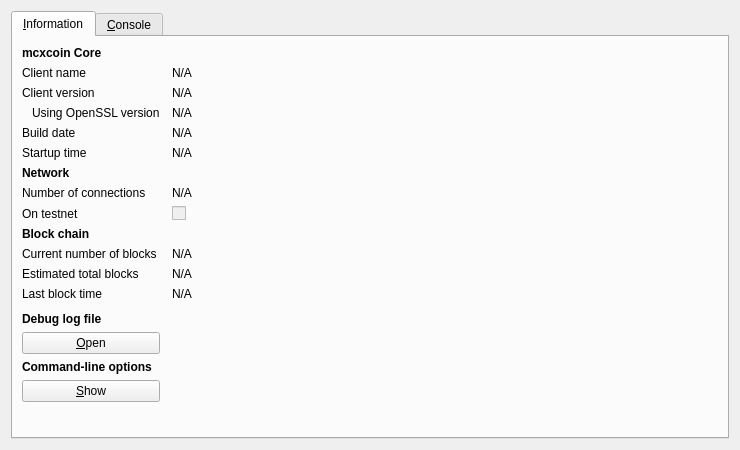
<?xml version="1.0" encoding="UTF-8"?>
<ui version="4.0">
 <class>RPCConsole</class>
 <widget class="QDialog" name="RPCConsole">
  <property name="geometry">
   <rect>
    <x>0</x>
    <y>0</y>
    <width>740</width>
    <height>450</height>
   </rect>
  </property>
  <property name="windowTitle">
   <string>mcxcoin - Debug window</string>
  </property>
  <property name="styleSheet">
   <string notr="true">background-image: url(:/images/gr);</string>
  </property>
  <layout class="QVBoxLayout" name="verticalLayout_2">
   <item>
    <widget class="QTabWidget" name="tabWidget">
     <property name="currentIndex">
      <number>0</number>
     </property>
     <widget class="QWidget" name="tab_info">
      <attribute name="title">
       <string>&amp;Information</string>
      </attribute>
      <layout class="QGridLayout" name="gridLayout" columnstretch="0,1">
       <property name="horizontalSpacing">
        <number>12</number>
       </property>
       <item row="0" column="0">
        <widget class="QLabel" name="label_9">
         <property name="font">
          <font>
           <weight>75</weight>
           <bold>true</bold>
          </font>
         </property>
         <property name="text">
          <string>mcxcoin Core</string>
         </property>
        </widget>
       </item>
       <item row="1" column="0">
        <widget class="QLabel" name="label_5">
         <property name="text">
          <string>Client name</string>
         </property>
        </widget>
       </item>
       <item row="1" column="1">
        <widget class="QLabel" name="clientName">
         <property name="cursor">
          <cursorShape>IBeamCursor</cursorShape>
         </property>
         <property name="text">
          <string>N/A</string>
         </property>
         <property name="textFormat">
          <enum>Qt::PlainText</enum>
         </property>
         <property name="textInteractionFlags">
          <set>Qt::LinksAccessibleByMouse|Qt::TextSelectableByKeyboard|Qt::TextSelectableByMouse</set>
         </property>
        </widget>
       </item>
       <item row="2" column="0">
        <widget class="QLabel" name="label_6">
         <property name="text">
          <string>Client version</string>
         </property>
        </widget>
       </item>
       <item row="2" column="1">
        <widget class="QLabel" name="clientVersion">
         <property name="cursor">
          <cursorShape>IBeamCursor</cursorShape>
         </property>
         <property name="text">
          <string>N/A</string>
         </property>
         <property name="textFormat">
          <enum>Qt::PlainText</enum>
         </property>
         <property name="textInteractionFlags">
          <set>Qt::LinksAccessibleByMouse|Qt::TextSelectableByKeyboard|Qt::TextSelectableByMouse</set>
         </property>
        </widget>
       </item>
       <item row="3" column="0">
        <widget class="QLabel" name="label_14">
         <property name="text">
          <string>Using OpenSSL version</string>
         </property>
         <property name="indent">
          <number>10</number>
         </property>
        </widget>
       </item>
       <item row="3" column="1">
        <widget class="QLabel" name="openSSLVersion">
         <property name="cursor">
          <cursorShape>IBeamCursor</cursorShape>
         </property>
         <property name="text">
          <string>N/A</string>
         </property>
         <property name="textFormat">
          <enum>Qt::PlainText</enum>
         </property>
         <property name="textInteractionFlags">
          <set>Qt::LinksAccessibleByMouse|Qt::TextSelectableByKeyboard|Qt::TextSelectableByMouse</set>
         </property>
        </widget>
       </item>
       <item row="4" column="0">
        <widget class="QLabel" name="label_12">
         <property name="text">
          <string>Build date</string>
         </property>
        </widget>
       </item>
       <item row="4" column="1">
        <widget class="QLabel" name="buildDate">
         <property name="cursor">
          <cursorShape>IBeamCursor</cursorShape>
         </property>
         <property name="text">
          <string>N/A</string>
         </property>
         <property name="textFormat">
          <enum>Qt::PlainText</enum>
         </property>
         <property name="textInteractionFlags">
          <set>Qt::LinksAccessibleByMouse|Qt::TextSelectableByKeyboard|Qt::TextSelectableByMouse</set>
         </property>
        </widget>
       </item>
       <item row="5" column="0">
        <widget class="QLabel" name="label_13">
         <property name="text">
          <string>Startup time</string>
         </property>
        </widget>
       </item>
       <item row="5" column="1">
        <widget class="QLabel" name="startupTime">
         <property name="cursor">
          <cursorShape>IBeamCursor</cursorShape>
         </property>
         <property name="text">
          <string>N/A</string>
         </property>
         <property name="textFormat">
          <enum>Qt::PlainText</enum>
         </property>
         <property name="textInteractionFlags">
          <set>Qt::LinksAccessibleByMouse|Qt::TextSelectableByKeyboard|Qt::TextSelectableByMouse</set>
         </property>
        </widget>
       </item>
       <item row="6" column="0">
        <widget class="QLabel" name="label_11">
         <property name="font">
          <font>
           <weight>75</weight>
           <bold>true</bold>
          </font>
         </property>
         <property name="text">
          <string>Network</string>
         </property>
        </widget>
       </item>
       <item row="7" column="0">
        <widget class="QLabel" name="label_7">
         <property name="text">
          <string>Number of connections</string>
         </property>
        </widget>
       </item>
       <item row="7" column="1">
        <widget class="QLabel" name="numberOfConnections">
         <property name="cursor">
          <cursorShape>IBeamCursor</cursorShape>
         </property>
         <property name="text">
          <string>N/A</string>
         </property>
         <property name="textFormat">
          <enum>Qt::PlainText</enum>
         </property>
         <property name="textInteractionFlags">
          <set>Qt::LinksAccessibleByMouse|Qt::TextSelectableByKeyboard|Qt::TextSelectableByMouse</set>
         </property>
        </widget>
       </item>
       <item row="8" column="0">
        <widget class="QLabel" name="label_8">
         <property name="text">
          <string>On testnet</string>
         </property>
        </widget>
       </item>
       <item row="8" column="1">
        <widget class="QCheckBox" name="isTestNet">
         <property name="enabled">
          <bool>false</bool>
         </property>
         <property name="text">
          <string/>
         </property>
        </widget>
       </item>
       <item row="9" column="0">
        <widget class="QLabel" name="label_10">
         <property name="font">
          <font>
           <weight>75</weight>
           <bold>true</bold>
          </font>
         </property>
         <property name="text">
          <string>Block chain</string>
         </property>
        </widget>
       </item>
       <item row="10" column="0">
        <widget class="QLabel" name="label_3">
         <property name="text">
          <string>Current number of blocks</string>
         </property>
        </widget>
       </item>
       <item row="10" column="1">
        <widget class="QLabel" name="numberOfBlocks">
         <property name="cursor">
          <cursorShape>IBeamCursor</cursorShape>
         </property>
         <property name="text">
          <string>N/A</string>
         </property>
         <property name="textFormat">
          <enum>Qt::PlainText</enum>
         </property>
         <property name="textInteractionFlags">
          <set>Qt::LinksAccessibleByMouse|Qt::TextSelectableByKeyboard|Qt::TextSelectableByMouse</set>
         </property>
        </widget>
       </item>
       <item row="11" column="0">
        <widget class="QLabel" name="label_4">
         <property name="text">
          <string>Estimated total blocks</string>
         </property>
        </widget>
       </item>
       <item row="11" column="1">
        <widget class="QLabel" name="totalBlocks">
         <property name="cursor">
          <cursorShape>IBeamCursor</cursorShape>
         </property>
         <property name="text">
          <string>N/A</string>
         </property>
         <property name="textFormat">
          <enum>Qt::PlainText</enum>
         </property>
         <property name="textInteractionFlags">
          <set>Qt::LinksAccessibleByMouse|Qt::TextSelectableByKeyboard|Qt::TextSelectableByMouse</set>
         </property>
        </widget>
       </item>
       <item row="12" column="0">
        <widget class="QLabel" name="label_2">
         <property name="text">
          <string>Last block time</string>
         </property>
        </widget>
       </item>
       <item row="12" column="1">
        <widget class="QLabel" name="lastBlockTime">
         <property name="cursor">
          <cursorShape>IBeamCursor</cursorShape>
         </property>
         <property name="text">
          <string>N/A</string>
         </property>
         <property name="textFormat">
          <enum>Qt::PlainText</enum>
         </property>
         <property name="textInteractionFlags">
          <set>Qt::LinksAccessibleByMouse|Qt::TextSelectableByKeyboard|Qt::TextSelectableByMouse</set>
         </property>
        </widget>
       </item>
       <item row="13" column="0">
        <spacer name="verticalSpacer_2">
         <property name="orientation">
          <enum>Qt::Vertical</enum>
         </property>
         <property name="sizeHint" stdset="0">
          <size>
           <width>20</width>
           <height>20</height>
          </size>
         </property>
        </spacer>
       </item>
       <item row="14" column="0">
        <widget class="QLabel" name="labelDebugLogfile">
         <property name="font">
          <font>
           <weight>75</weight>
           <bold>true</bold>
          </font>
         </property>
         <property name="text">
          <string>Debug log file</string>
         </property>
        </widget>
       </item>
       <item row="15" column="0">
        <widget class="QPushButton" name="openDebugLogfileButton">
         <property name="toolTip">
          <string>Open the mcxcoin debug log file from the current data directory. This can take a few seconds for large log files.</string>
         </property>
         <property name="text">
          <string>&amp;Open</string>
         </property>
         <property name="autoDefault">
          <bool>false</bool>
         </property>
        </widget>
       </item>
       <item row="16" column="0">
        <widget class="QLabel" name="labelCLOptions">
         <property name="font">
          <font>
           <weight>75</weight>
           <bold>true</bold>
          </font>
         </property>
         <property name="text">
          <string>Command-line options</string>
         </property>
        </widget>
       </item>
       <item row="17" column="0">
        <widget class="QPushButton" name="showCLOptionsButton">
         <property name="toolTip">
          <string>Show the mcxcoin-Qt help message to get a list with possible mcxcoin command-line options.</string>
         </property>
         <property name="text">
          <string>&amp;Show</string>
         </property>
         <property name="autoDefault">
          <bool>false</bool>
         </property>
        </widget>
       </item>
       <item row="18" column="0">
        <spacer name="verticalSpacer">
         <property name="orientation">
          <enum>Qt::Vertical</enum>
         </property>
         <property name="sizeHint" stdset="0">
          <size>
           <width>20</width>
           <height>40</height>
          </size>
         </property>
        </spacer>
       </item>
      </layout>
     </widget>
     <widget class="QWidget" name="tab_console">
      <attribute name="title">
       <string>&amp;Console</string>
      </attribute>
      <layout class="QVBoxLayout" name="verticalLayout_3">
       <property name="spacing">
        <number>3</number>
       </property>
       <item>
        <widget class="QTextEdit" name="messagesWidget">
         <property name="minimumSize">
          <size>
           <width>0</width>
           <height>100</height>
          </size>
         </property>
         <property name="readOnly">
          <bool>true</bool>
         </property>
         <property name="tabKeyNavigation" stdset="0">
          <bool>false</bool>
         </property>
         <property name="columnCount" stdset="0">
          <number>2</number>
         </property>
        </widget>
       </item>
       <item>
        <layout class="QHBoxLayout" name="horizontalLayout">
         <property name="spacing">
          <number>3</number>
         </property>
         <item>
          <widget class="QLabel" name="label">
           <property name="text">
            <string notr="true">&gt;</string>
           </property>
          </widget>
         </item>
         <item>
          <widget class="QLineEdit" name="lineEdit"/>
         </item>
         <item>
          <widget class="QPushButton" name="clearButton">
           <property name="maximumSize">
            <size>
             <width>24</width>
             <height>24</height>
            </size>
           </property>
           <property name="toolTip">
            <string>Clear console</string>
           </property>
           <property name="text">
            <string/>
           </property>
           <property name="icon">
            <iconset resource="../bitcoin.qrc">
             <normaloff>:/icons/remove</normaloff>:/icons/remove</iconset>
           </property>
           <property name="shortcut">
            <string notr="true">Ctrl+L</string>
           </property>
           <property name="autoDefault">
            <bool>false</bool>
           </property>
          </widget>
         </item>
        </layout>
       </item>
      </layout>
     </widget>
    </widget>
   </item>
  </layout>
 </widget>
 <resources>
  <include location="../bitcoin.qrc"/>
 </resources>
 <connections/>
</ui>
